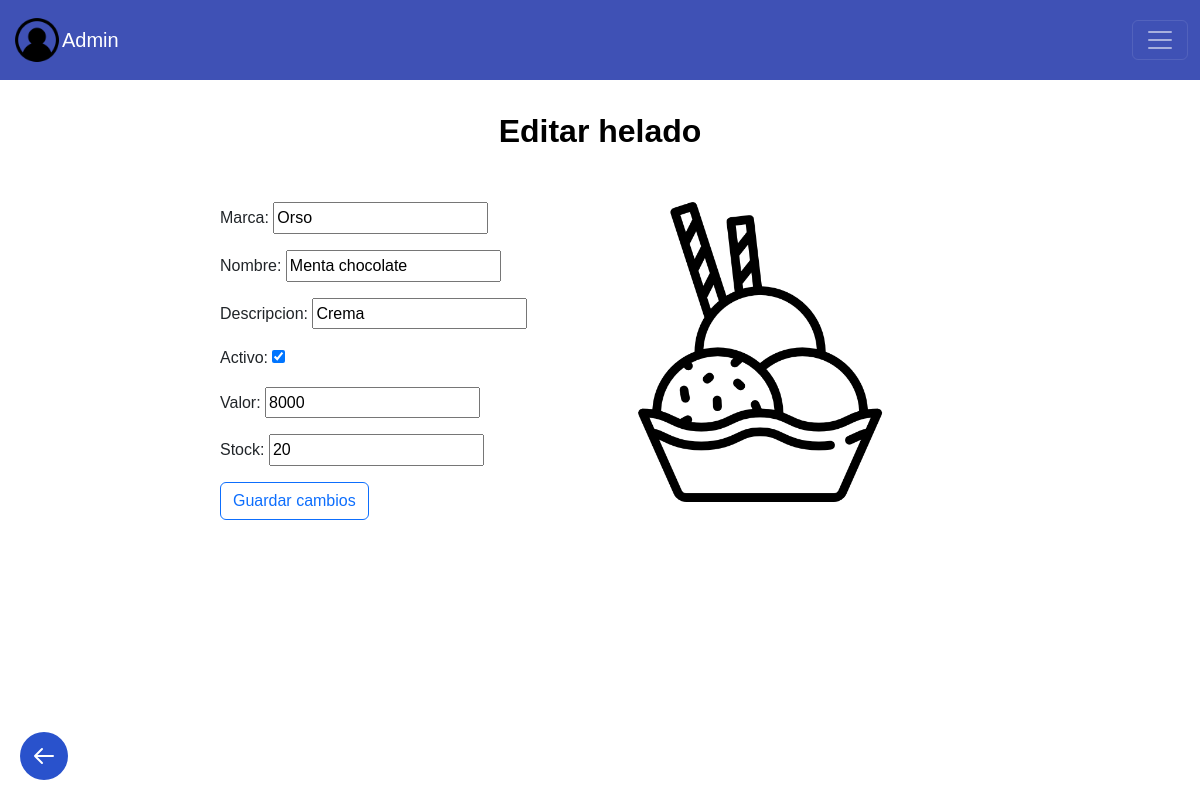
The app's page /homeA/editarHelado/1/, older data.
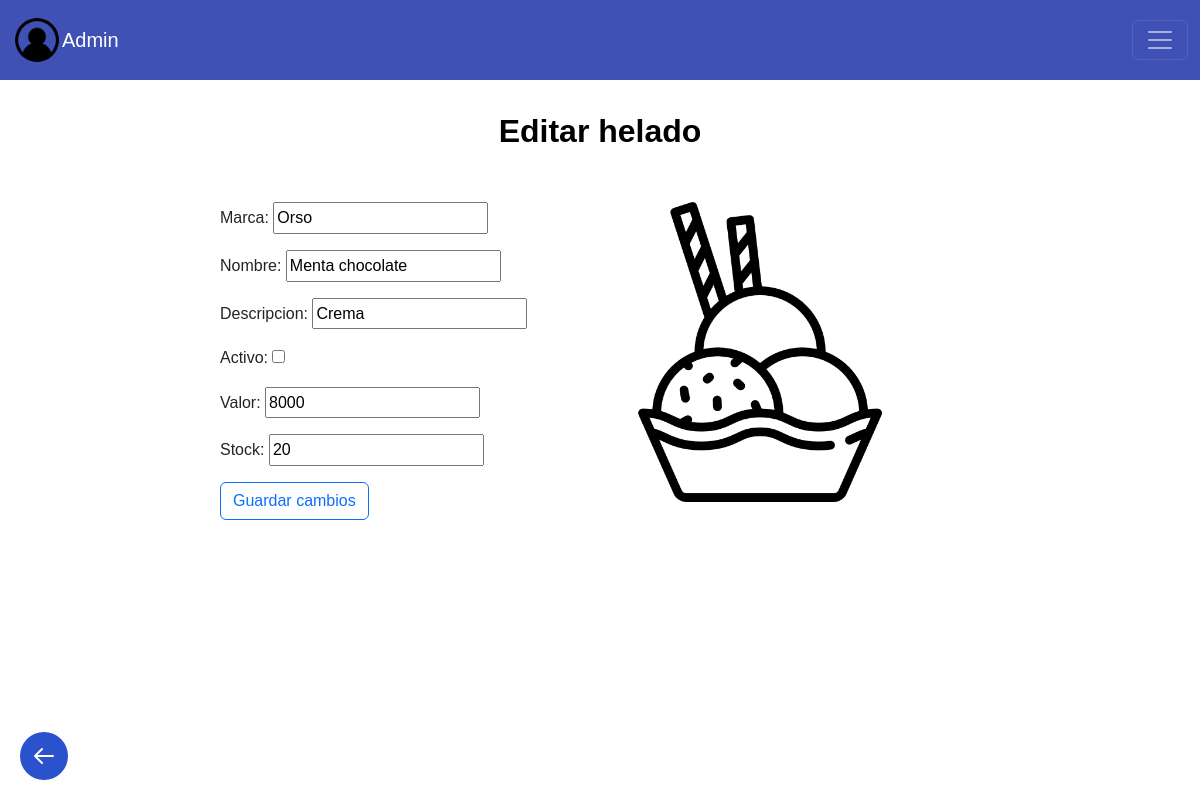
The same page, newer data.
### helados/models.py (models this page shows, shortened)
class Helado (models.Model):
    marca = models.CharField(max_length=200)
    nombre = models.CharField(max_length=200)
    descripcion = models.CharField(max_length=200)
    activo  = models.BooleanField(default=True)
    valor = models.IntegerField (blank= False)
    stock = models.IntegerField(blank=False, default=0)

### helados/views.py (the view, shortened to what this page needs)
# urls.py: path('homeA/editarHelado/<int:helado_id>/', views.editar_helado, name='editarHelado'),
def editar_helado(request, helado_id):
    if request.method == 'GET':
        helado = get_object_or_404(Helado, pk=helado_id)
        form = agregarHeladoForm(instance=helado)
        return render(request, 'editar_helado.html', {'helado': helado, 'form': form})

### helados/forms.py
class agregarHeladoForm(ModelForm):
    class Meta:
        model = Helado
        fields = ['marca' , 'nombre', 'descripcion', 'activo' , 'valor', 'stock']

### helados/frontend/templates/editar_helado.html (shortened to what this page needs)
{% extends 'layouts/base.html' %}
{% load static %}
{% block user %}
Admin
{% endblock %}
{% block content %}
<h2 class="dashboard-heading">Editar helado</h2>
<main>
    <div class="left-column">
        <form action="" method="POST">
            {{form.as_p}}
            <button type="submit" class="btn btn-outline-primary">
                Guardar cambios
            </button>
        </form>
    </div>
    <div class="right-column">
        <img src="{% static 'images/helado (2).png' %}" alt="helado" width="300" height="300">
    </div>
</main>
<a href="javascript:void(0);" class="back-button" onclick="window.location.href='{% url 'helados' %}';">
    <svg xmlns="http://www.w3.org/2000/svg" fill="none" viewBox="0 0 24 24" stroke="currentColor">
        <path stroke-linecap="round" stroke-linejoin="round" stroke-width="2" d="M10 19l-7-7m0 0l7-7m-7 7h18" />
    </svg>
</a>
{% endblock %}

Row changes from the older to the newer data that the page shows:
changed Helado "Orso": activo "☑" → "☐"
